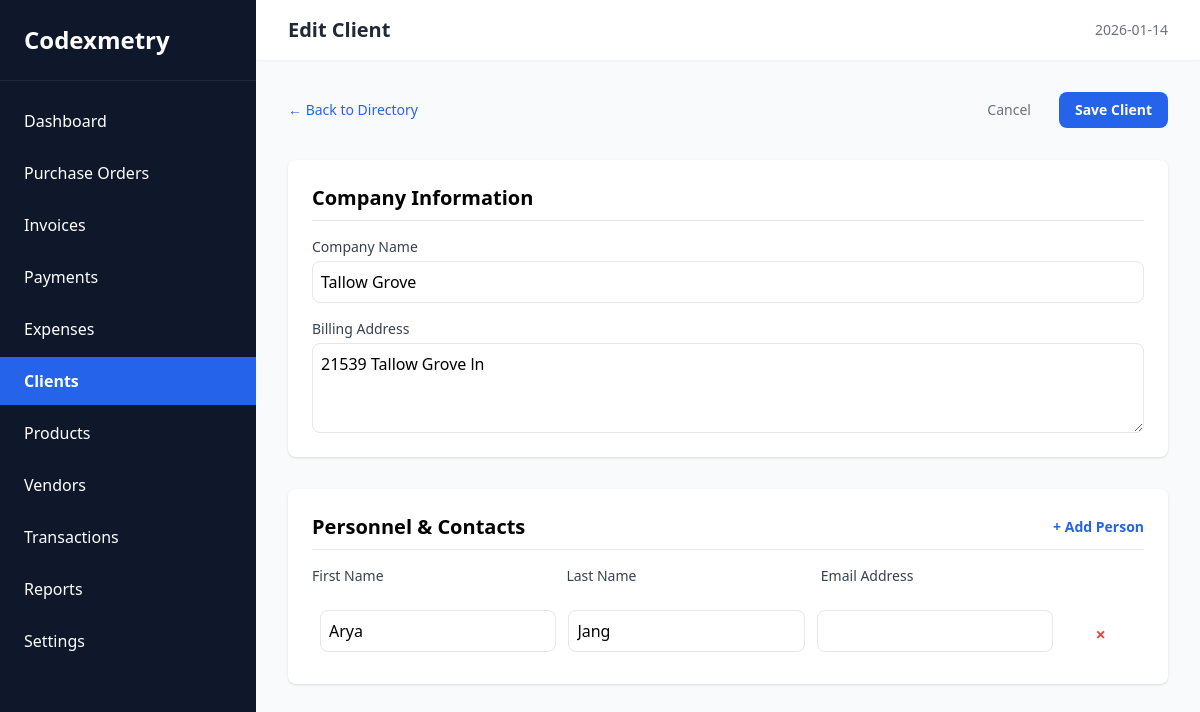
The page /clients/edit/1 on the database its author committed.
### tables this page shows
CREATE TABLE clients (
    id INTEGER PRIMARY KEY AUTOINCREMENT,
    company_name TEXT NOT NULL,
    address TEXT,
    is_active INTEGER DEFAULT 1
);

CREATE TABLE client_contacts (
    id INTEGER PRIMARY KEY AUTOINCREMENT,
    client_id INTEGER,
    first_name TEXT,
    last_name TEXT,
    email TEXT,
    FOREIGN KEY (client_id) REFERENCES clients(id) ON DELETE CASCADE
);

### app.py (the view, shortened to what this page needs)
@app.route('/clients/edit/<int:id>', methods=['GET', 'POST'])
def client_edit(id):
    client = read_db('clients', id=id, one=True)
    contacts = read_db('client_contacts', active_only=False, where_clause="client_id = ?", args=(id,))
    return render_template('client_form.html', mode='edit', client=client, contacts=contacts)

### app.py (called while the page is built)
@app.teardown_appcontext
def close_connection(exception):
    db = getattr(g, '_database', None)
    if db is not None:
        db.close()

@app.context_processor
def inject_metadata():
    metadata_raw = read_db(table_name='settings_metadata', active_only=False, id=1, one=True)
    metadata = dict(metadata_raw) if metadata_raw else None
    if metadata:
        tz = metadata.get('timezone', 'America/Chicago')
    else:
        tz = 'America/Chicago'
    now = datetime.now(ZoneInfo(tz))
    return dict(metadata=metadata, now=now)

### database.py (called while the page is built)
def get_db():
    db = getattr(g, '_database', None)
    if db is None:
        db_path = current_app.config['DATABASE']
        db_dir = os.path.dirname(db_path)
        if not os.path.exists(db_dir):
            os.makedirs(db_dir, exist_ok=True)
        db = g._database = sqlite3.connect(db_path)
        db.row_factory = sqlite3.Row
        db.execute('PRAGMA foreign_keys = ON;')
    return db

def read_db(table_name, active_only=True, id=None, where_clause=None, args=(), one=False):
    db = get_db()
    query = f"SELECT * FROM {table_name}"
    conditions = []
    params = list(args)
    if active_only:
        conditions.append("is_active = 1")
    if id:
        conditions.append("id = ?")
        params.append(id)
        one = True
    if where_clause:
        conditions.append(where_clause)
    if conditions:
        query += " WHERE " + " AND ".join(conditions)
    cur = db.execute(query, params)
    rv = cur.fetchall()
    return (rv[0] if rv else None) if one else rv

### templates/client_form.html (shortened to what this page needs)
{% extends 'layout.html' %}
{% block title %}
    {% if mode == 'add' %}New Client{% elif mode == 'edit' %}Edit Client{% else %}{{ client.company_name }}{% endif %}
{% endblock %}
{% block content %}
<div class="max-w-4xl mx-auto">
    <div class="flex justify-between items-center mb-8">
        <a href="{{ url_for('clients') }}" class="text-blue-600 hover:underline text-sm font-medium">
            &larr; Back to Directory
        </a>
        <div class="flex gap-3 items-center">
            {% if mode == 'view' %}
                <form action="/clients/archive/{{ client.id }}" method="POST"
                      onsubmit="return confirm('Are you sure you want to archive this client? This will hide them from active lists.')">
                    <button type="submit" class="text-red-400 px-4 py-2 rounded-lg text-sm font-medium hover:bg-red-800 transition-colors">
                        Archive Client
                    </button>
                </form>
                <a href="/clients/edit/{{ client.id }}" class="bg-blue-600 text-white px-4 py-2 rounded-lg text-sm font-bold hover:bg-blue-700 transition-colors">
                    Edit Client
                </a>
            {% else %}
                <a href="{% if mode == 'add' %}{{ url_for('clients') }}{% else %}/clients/view/{{ client.id }}{% endif %}"
                   class="text-gray-500 px-4 py-2 text-sm font-medium hover:text-gray-800">
                    Cancel
                </a>
                <button type="submit" form="client-main-form" class="bg-blue-600 text-white px-4 py-2 rounded-lg text-sm font-bold hover:bg-blue-700 transition-colors">
                    Save Client
                </button>
            {% endif %}
        </div>
    </div>
    <form id="client-main-form" action="{% if mode == 'add' %}/clients/add{% else %}/clients/edit/{{ client.id }}{% endif %}" method="POST">
        <section class="bg-white p-6 rounded-lg shadow mb-8">
            <h2 class="text-xl font-semibold mb-4 border-b pb-2">Company Information</h2>
            <div class="grid grid-cols-2 gap-4">
                <div class="col-span-2">
                    <label class="block text-sm font-medium text-gray-700">Company Name</label>
                    {% if mode == 'view' %}
                        <p class="mt-1 block w-full rounded-lg p-2">{{ client.company_name }}</p>
                    {% else %}
                        <input type="text" name="company_name" value="{{ client.company_name or '' }}" class="mt-1 block w-full border rounded-lg p-2" required>
                    {% endif %}
                </div>
                <div class="col-span-2">
                    <label class="block text-sm font-medium text-gray-700">Billing Address</label>
                    {% if mode == 'view' %}
                        <p class="mt-1 block w-full rounded-lg p-2 whitespace-pre-wrap">{{ client.address or '-' }}</p>
                    {% else %}
                        <textarea name="address" rows="3" class="mt-1 block w-full border rounded-lg p-2">{{ client.address or '' }}</textarea>
                    {% endif %}
                </div>
            </div>
        </section>
        <section class="bg-white p-6 rounded-lg shadow">
            <div class="flex justify-between items-center mb-4 border-b pb-2">
                <h2 class="text-xl font-semibold">Personnel & Contacts</h2>
                {% if mode != 'view' %}
                    <button type="button"
                            hx-get="/clients/contact/row"
                            hx-target="#contact-list"
                            hx-swap="beforeend"
                            class="text-blue-600 hover:text-blue-800 text-sm font-bold flex items-center gap-1">
                        + Add Person
                    </button>
                {% endif %}
            </div>
            <div id="contact-list" class="space-y-1">
                {% if mode == 'view' %}
                    <div class="grid grid-cols-3 gap-4 pb-2 text-sm font-medium text-gray-700">
                        <div>Full Name</div>
                        <div class="col-span-2">Email Address</div>
                    </div>
                    {% for contact in contacts %}
                        <div class="grid grid-cols-3 gap-4">
                            <div class="mt-1 block w-full rounded-md p-2">
                                {{ contact.first_name }} {{ contact.last_name }}
                            </div>
                            <div class="text-blue-600 mt-1 block w-full rounded-md p-2">
                                {{ contact.email or '-' }}
                            </div>
                        </div>
                    {% else %}
                        <div class="py-8 text-center text-gray-400 italic text-sm">
                            No contacts assigned to this client.
                        </div>
                    {% endfor %}
                {% else %}
                    <div class="grid grid-cols-10 gap-4 pb-2 text-sm font-medium text-gray-700">
                        <div class="col-span-3">First Name</div>
                        <div class="col-span-3">Last Name</div>
                        <div class="col-span-3">Email Address</div>
                    </div>
                    {% for contact in contacts %}
                        {% include 'partials/contact_row.html' %}
                    {% endfor %}
                {% endif %}
            </div>
        </section>
    </form>
</div>
{% endblock %}

### templates/partials/contact_row.html
<div class="grid grid-cols-10 gap-3 items-center mb-3 contact-row p-2">
    <div class="col-span-3">
        <input type="text" name="contact_first[]" value="{{ contact.first_name if contact else '' }}"
               class="mt-1 block w-full border rounded-lg p-2">
    </div>
    <div class="col-span-3">
        <input type="text" name="contact_last[]" value="{{ contact.last_name if contact else '' }}"
               class="mt-1 block w-full border rounded-lg p-2">
    </div>
    <div class="col-span-3">
        <input type="email" name="contact_email[]" value="{{ contact.email if contact else '' }}"
               class="mt-1 block w-full border rounded-lg p-2">
    </div>
    <div class="col-span-1 text-center self-end pb-1">
        <button type="button"
                class="text-red-500 hover:text-red-800 remove-row text-lg font-bold"
                onclick="this.closest('.contact-row').remove()">
            ×
        </button>
    </div>
</div>

### rows shown on the page
clients: company_name "Tallow Grove", address "21539 Tallow Grove ln"
client_contacts: first_name "Arya", last_name "Jang"

### other values the page prints
{{ label }} "Dashboard" "Purchase Orders" "Invoices" "Payments" "Expenses" "Clients" "Products" "Vendors" "Transactions" "Reports" "Settings"
{{ now.strftime('%Y-%m-%d') if now else '' }} "2026-01-14"
